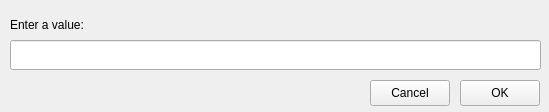
<?xml version="1.0" encoding="UTF-8"?>
<ui version="4.0">
 <class>Form</class>
 <widget class="QWidget" name="Form">
  <property name="geometry">
   <rect>
    <x>0</x>
    <y>0</y>
    <width>549</width>
    <height>112</height>
   </rect>
  </property>
  <property name="windowTitle">
   <string>Form</string>
  </property>
  <widget class="QLineEdit" name="leInput">
   <property name="geometry">
    <rect>
     <x>10</x>
     <y>40</y>
     <width>531</width>
     <height>30</height>
    </rect>
   </property>
  </widget>
  <widget class="QLabel" name="lblInput">
   <property name="geometry">
    <rect>
     <x>10</x>
     <y>10</y>
     <width>531</width>
     <height>30</height>
    </rect>
   </property>
   <property name="text">
    <string>Enter a value:</string>
   </property>
  </widget>
  <widget class="QPushButton" name="btnOK">
   <property name="geometry">
    <rect>
     <x>460</x>
     <y>80</y>
     <width>80</width>
     <height>26</height>
    </rect>
   </property>
   <property name="text">
    <string>OK</string>
   </property>
  </widget>
  <widget class="QPushButton" name="btnCancel">
   <property name="geometry">
    <rect>
     <x>370</x>
     <y>80</y>
     <width>80</width>
     <height>26</height>
    </rect>
   </property>
   <property name="text">
    <string>Cancel</string>
   </property>
  </widget>
 </widget>
 <resources/>
 <connections/>
</ui>
